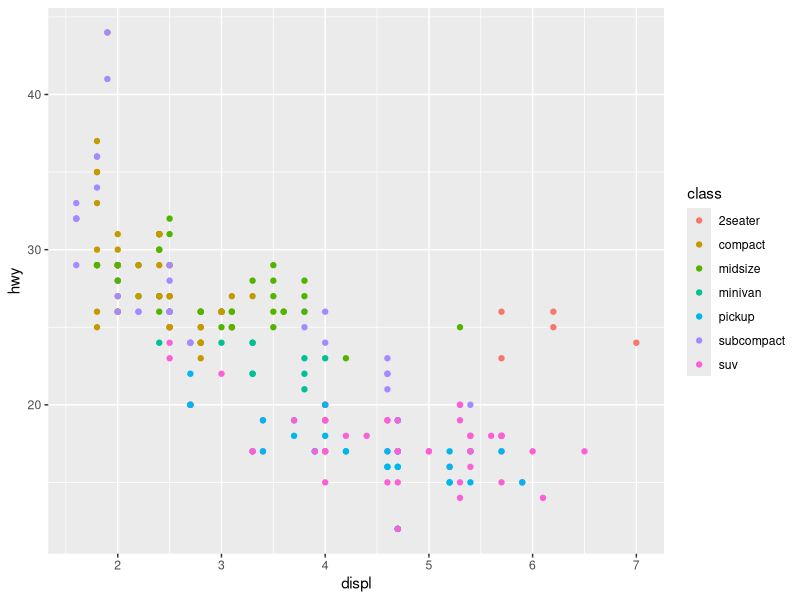
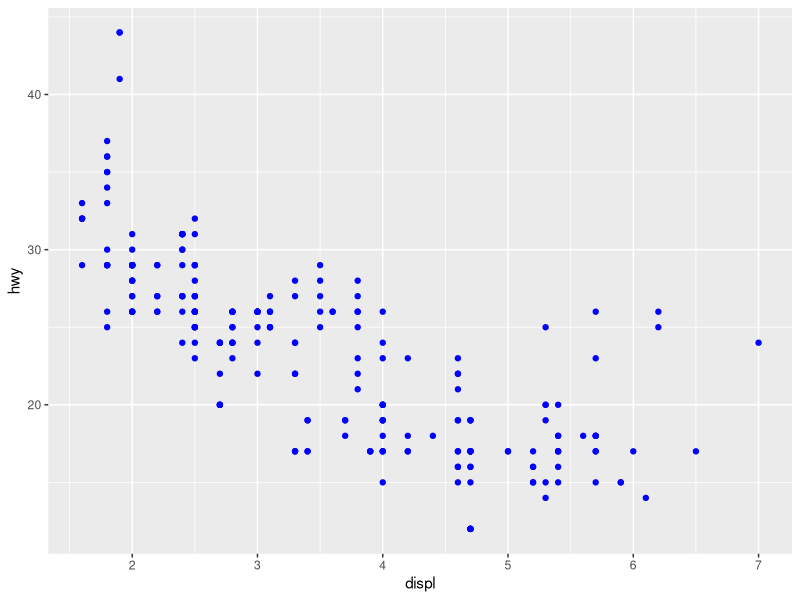
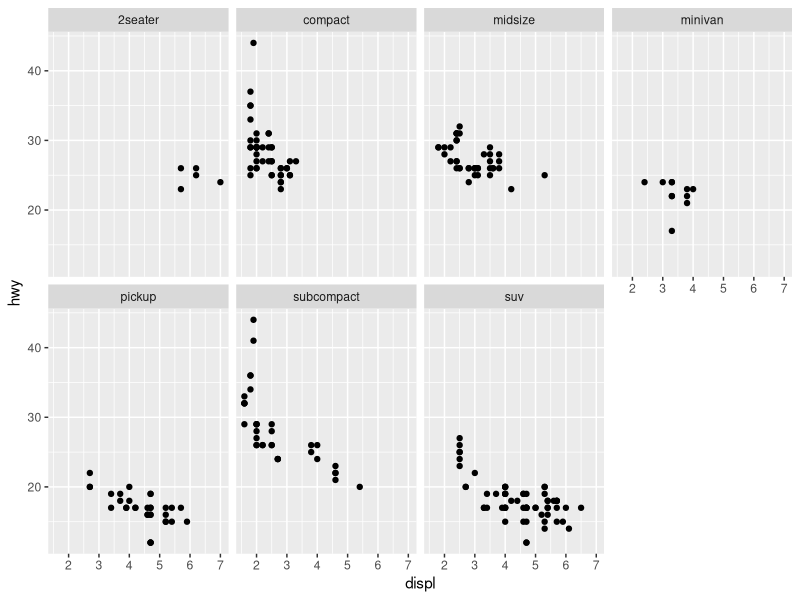
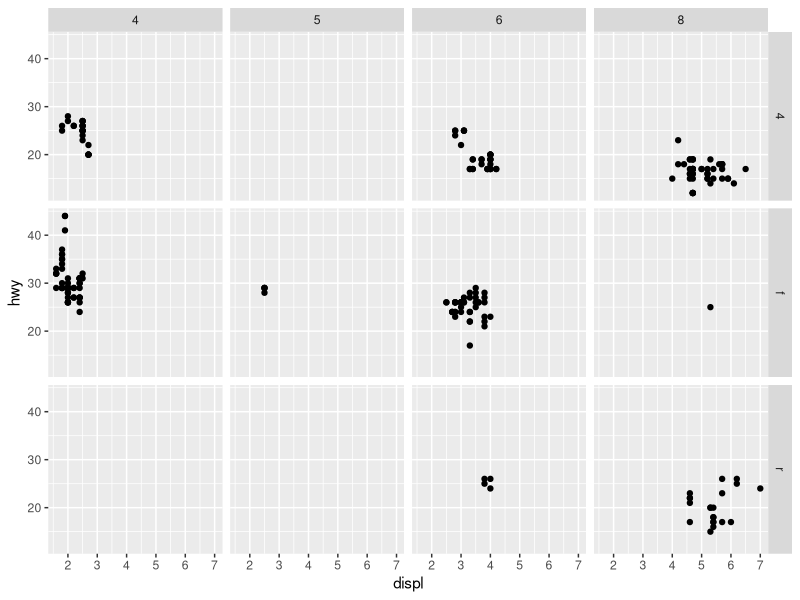
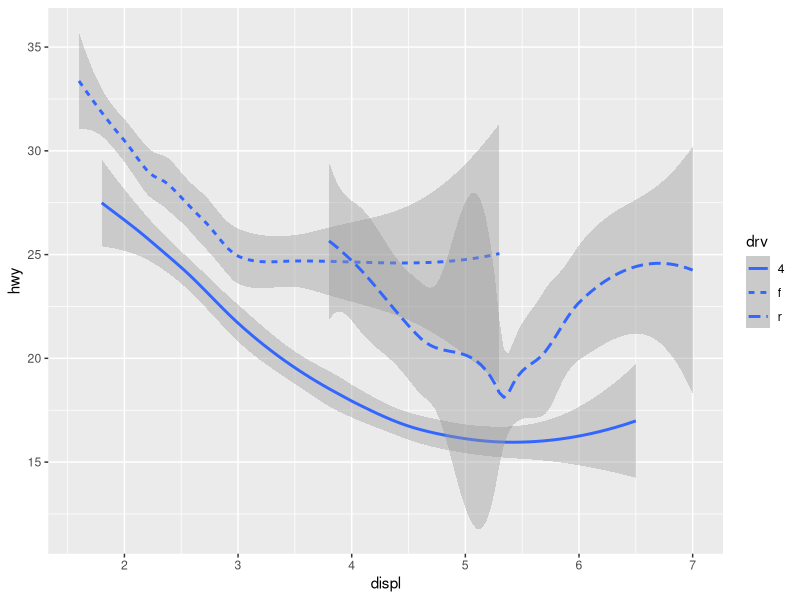
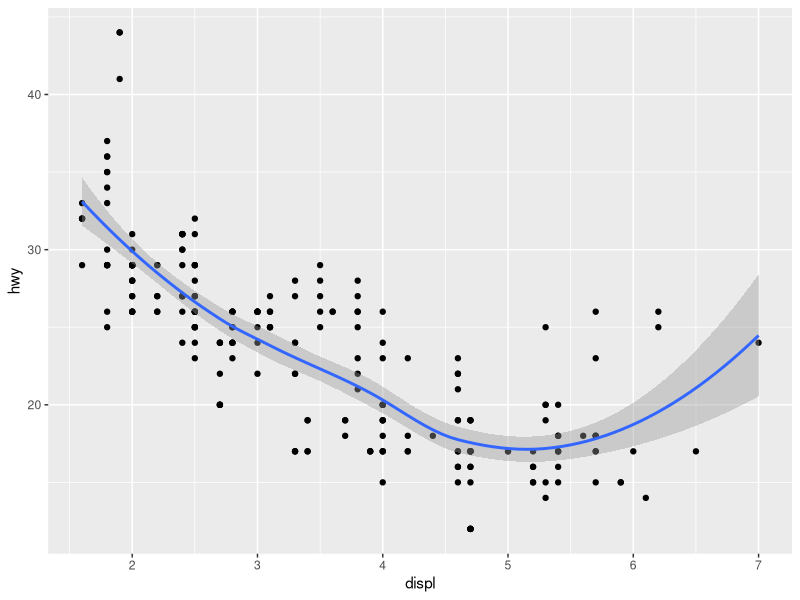
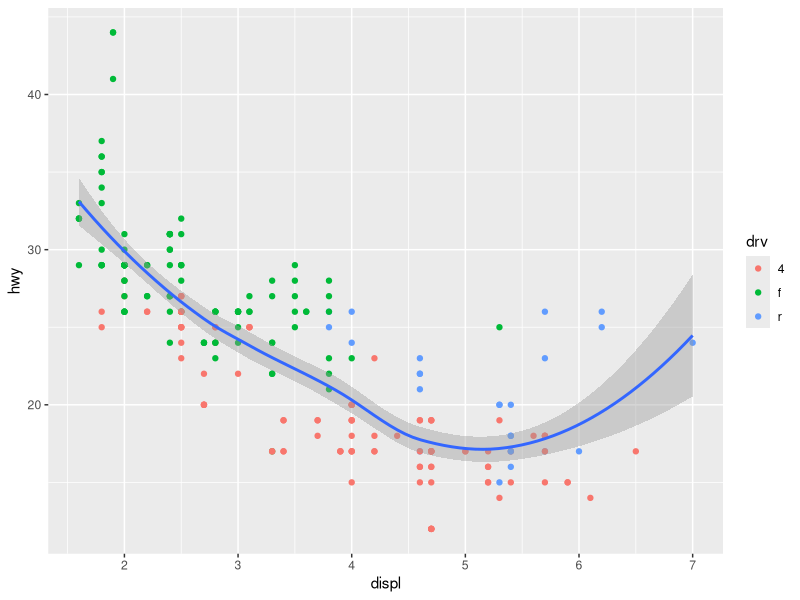
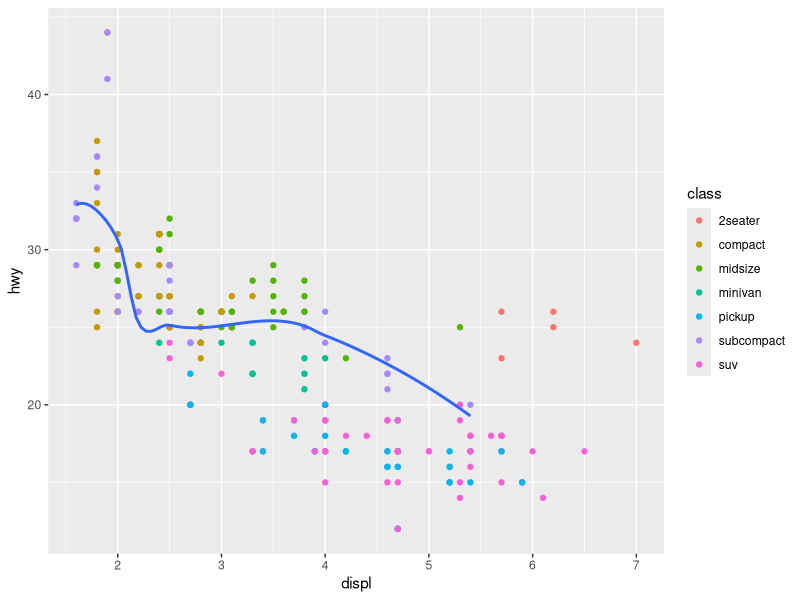

R code for these plots, in order: (Note: this script raises an error after producing the figures.)
install.packages("tidyverse")
library(tidyverse)

mpg
?mpg

ggplot(data = mpg) + 
  geom_point(mapping = aes(x = displ, y = hwy, color = class))


#ggplot(data = <DATA>) + 
#  <GEOM FUNCTION>(mapping = aes(x = <VARIABLE>, 
#                                y = <VARIABLE>, 
#                                color = <VARIABLE>
#                                shape = <VARIABLE>
#                                size = <VARIABLE>
#                                alpha = <VARIABLE>
#                                stroke = <VARIABLE>))
# Note: you can set an aesthetic manually eg color to blue
#       by replacing the <VARIABLE> with "blue" and taking
#       the aesthetic out of the aes ()
# EXAMPLE:

ggplot(data = mpg) + 
  geom_point(mapping = aes(x = displ, y = hwy), color = "blue")



# Splitting up a graph into seperate graphs based on a 
# categorical variable (can use continuos)
ggplot(data = mpg) + 
  geom_point(mapping = aes(x = displ, y = hwy)) + 
  facet_wrap(~ class, nrow = 2)

# Splitting up a graph into seperate graphs based on two 
# variables 
ggplot(data = mpg) + 
  geom_point(mapping = aes(x = displ, y = hwy)) + 
  facet_grid(drv ~ cyl)

# Note : facet_grid(. ~ cyl) facets without using rows


# You can create different types of graphs using different "geoms"
# For example you can use geom_smooth as follows

ggplot(data = mpg) + 
  geom_smooth(mapping = aes(x = displ, y = hwy, linetype = drv))


# You can overlay multiple graphs by adding multiple geom functions to the ggplot

ggplot(data = mpg) + 
  geom_point(mapping = aes(x = displ, y = hwy)) +
  geom_smooth(mapping = aes(x = displ, y = hwy))

# If you dont want to update each individual mapping you can create a local 
# mapping as follows and then add specific aes as required 

ggplot(data = mpg, mapping = aes(x = displ, y = hwy)) + 
  geom_point(mapping = aes(color=drv)) + 
  geom_smooth()

# You can also change the local data set for each individual geom
# which will overwrite the global data

ggplot(data = mpg, mapping = aes(x = displ, y = hwy)) + 
  geom_point(mapping = aes(color = class)) + 
  geom_smooth(data = filter(mpg, class == "subcompact"), se = FALSE)


## Statistical Data and Bar Graphs 

ggplot(data = diamonds) + 
  geom_bar(mapping = aes(x = cut))

## geom_bar automatically calculates a new variable "count" which will correlate
## to the x value. However if you want to map x to your own frequencies already
## present in your data set then you can do this:

demo <- tribble(
  ~cut,         ~freq,
  "Fair",       1610,
  "Good",       4906,
  "Very Good",  12082,
  "Premium",    13791,
  "Ideal",      21551
)

ggplot(data = demo) +
  geom_bar(mapping = aes(x = cut, y = freq), stat = "identity")

## If instead of the count of the variables you want the proportion you can use:

ggplot(data = diamonds) + 
  geom_bar(mapping = aes(x = cut, y = ..prop.., group = 1))

## Another method for graphing

ggplot(data = diamonds) + 
  stat_summary(
    mapping = aes(x = cut, y = depth),
    fun.ymin = min,
    fun.ymax = max,
    fun.y = median
  )


## NICEST BAR GRAPH maps the fill aesthetic to the clarity variable 
ggplot(data = diamonds) + 
  geom_bar(mapping = aes(x = cut, fill = clarity))

## Proportion graph with colours 
ggplot(data = diamonds) + 
  geom_bar(mapping = aes(x = cut, fill = clarity), position = "fill")

## Graph with the different stacked layers of clarity side by side
ggplot(data = diamonds) + 
  geom_bar(mapping = aes(x = cut, fill = clarity), position = "dodge")


## Lets say you have a scatter plot with many values, some of the values
## that are close together will overlap and end up showing as one point
## because they will be rounded, to avoid this 

ggplot(data = mpg, mapping = aes(x = displ, y = hwy)) + 
  geom_point() +
  geom_jitter

## coord_flip() flips the x and y axis 

ggplot(data = mpg, mapping = aes(x = class, y = hwy)) + 
  geom_boxplot() +
  coord_flip()

##  If you are mapping maps use coord_quickmap() to set aspect ratios

nz <- map_data("nz")

ggplot(nz, aes(long, lat, group = group)) +
  geom_polygon(fill = "white", colour = "black")

ggplot(nz, aes(long, lat, group = group)) +
  geom_polygon(fill = "white", colour = "black") +
  coord_quickmap

## Interesting graphs

bar <- ggplot(data = diamonds) + 
  geom_bar(
    mapping = aes(x = cut, fill = cut), 
    show.legend = FALSE,
    width = 1
  ) + 
  theme(aspect.ratio = 1) +
  labs(x = NULL, y = NULL)

bar + coord_flip()
bar + coord_polar()


## Final Template for all graphs 
##ggplot(data = <DATA>) + 
##  <GEOM_FUNCTION>(
##    mapping = aes(<MAPPINGS>),
##    stat = <STAT>, 
##    position = <POSITION>
##  ) +
##  <COORDINATE_FUNCTION> +
##  <FACET_FUNCTION>
